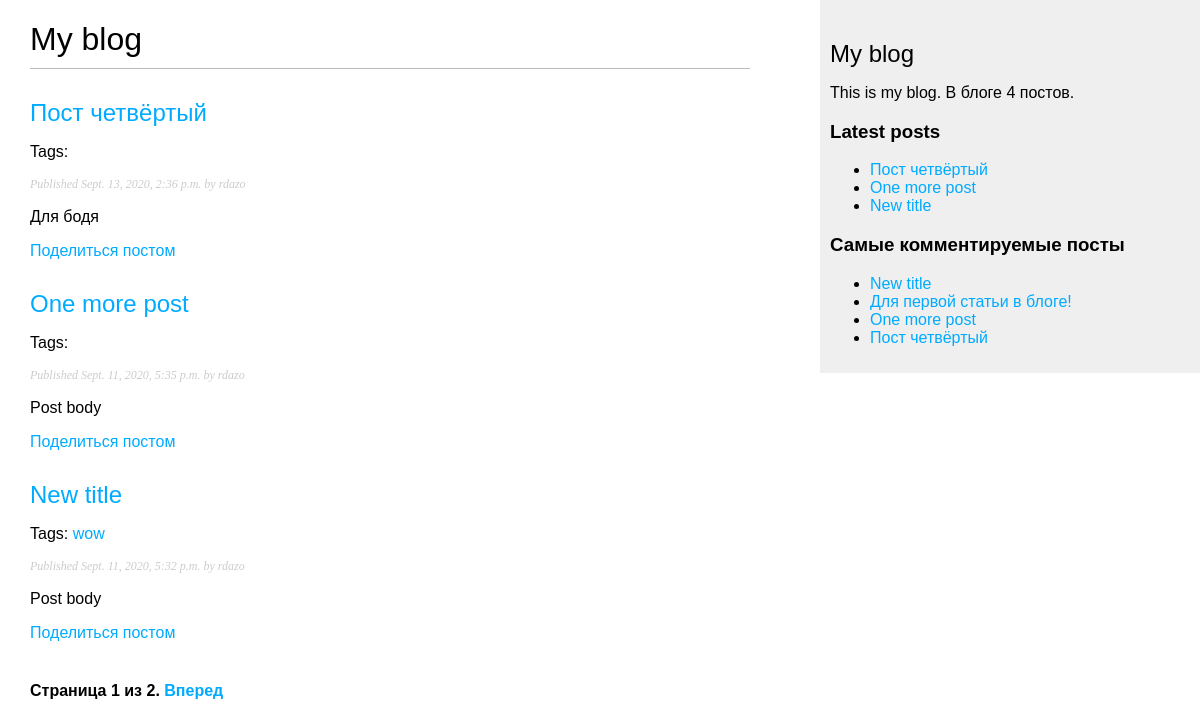
The page /blog/ on the database as committed earlier.
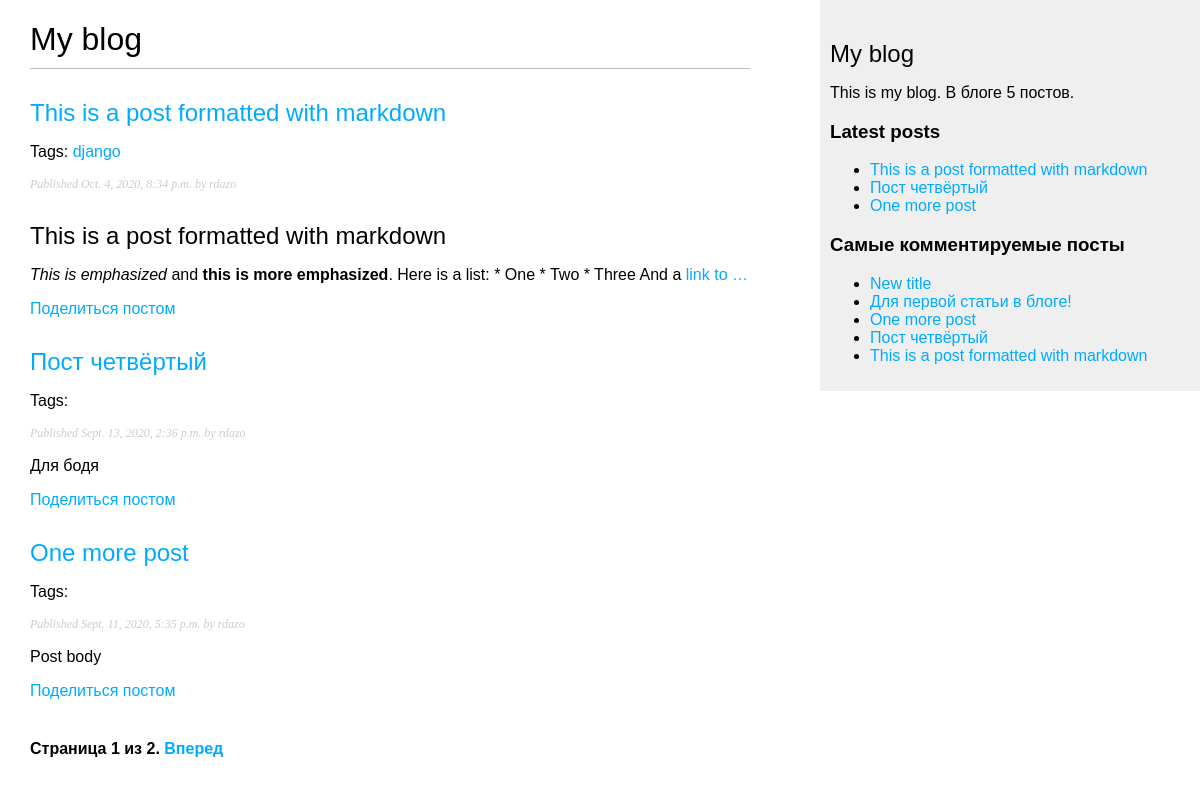
The same page on the database as committed later.
### blog/models.py (models this page shows, shortened)
class Post(models.Model):
    STATUS_CHOICES = (
        ('draft', 'Draft'),
        ('published', 'Published'),
    )
    title = models.CharField(max_length=250)
    slug = models.SlugField(max_length=250, unique_for_date='publish')
    author = models.ForeignKey(User, on_delete=models.CASCADE, related_name='blog_posts')
    body = models.TextField()
    publish = models.DateTimeField(default=timezone.now)
    created = models.DateTimeField(auto_now_add=True)
    updated = models.DateTimeField(auto_now=True)
    status = models.CharField(max_length=10, choices=STATUS_CHOICES, default='draft')
    objects = models.Manager()  # Менеджер по умолчанию.
    published = PublishedManager()  # Новый менеджер.
    tags = TaggableManager()
    class Meta:
        ordering = ('-publish',)
    def get_absolute_url(self):
        return reverse(
            'blog:post_detail', args=[self.publish.year, self.publish.month, self.publish.day, self.slug]
        )

### blog/views.py (the view)
# urls.py: path('', views.post_list, name='post_list'),
def post_list(request, tag_slug=None):
    object_list = Post.published.all()
    tag = None
    if tag_slug:
        tag = get_object_or_404(Tag, slug=tag_slug)
        object_list = object_list.filter(tags__in=[tag])
    paginator = Paginator(object_list, 3)
    page = request.GET.get('page')
    try:
        posts = paginator.page(page)
    except PageNotAnInteger:
        posts = paginator.page(1)
    except EmptyPage:
        posts = paginator.page(paginator.num_pages)
    return render(request, 'blog/post/list.html', {'page': page, 'posts': posts, 'tag': tag})

### blog/models.py (called while the page is built)
    def get_queryset(self):
        return super().get_queryset().filter(status='published')

### blog/templatetags/blog_tags.py (called while the page is built)
@register.simple_tag
def total_posts():
    return Post.published.count()

@register.inclusion_tag('blog/post/latest_posts.html')
def show_latest_posts(count=5):
    latest_posts = Post.published.order_by('-publish')[:count]
    return {'latest_posts': latest_posts}

@register.simple_tag
def get_most_commented_posts(count=5):
    return Post.published.annotate(total_comments=Count('comments')).order_by('-total_comments')[:count]

@register.filter(name='markdown')
def markdown_format(text):
    return mark_safe(markdown.markdown(text))

### blog/templates/blog/post/list.html (shortened to what this page needs)
{% extends "blog/base.html" %}
{% load blog_tags %}
{% block content %}
    <h1>My blog</h1>
    {% for post in posts %}
        <h2>
            <a href="{{ post.get_absolute_url }}">{{ post.title }}</a>
        </h2>
        <p class="tags">
            Tags:
            {% for tag in post.tags.all %}
                <a href="{% url 'blog:post_list_by_tag' tag.slug %}">
                    {{ tag.name }}
                </a>
            {% endfor %}
        </p>
        <p class="date">Published {{ post.publish }} by {{ post.author }}</p>
        {{ post.body|markdown|truncatewords_html:30 }}
        <p>
            <a href="{% url 'blog:post_share' post.id %}">Поделиться постом</a>
        </p>
    {% endfor %}
    {% include "pagination.html" with page=posts %}
{% endblock %}

### blog/templates/blog/base.html (shortened to what this page needs)
<!DOCTYPE html>
{% load blog_tags %}
{% load static %}
<html lang="en">
<head>
    <link href='{% static "css/blog.css" %}' rel="stylesheet">
</head>
<body>
    <div id="content">
        {% block content %}{% endblock %}
    </div>
    <div id="sidebar">
        <h2>My blog</h2>
        <p>This is my blog. В блоге {% total_posts %} постов.</p>
        <h3>Latest posts</h3>
        {% show_latest_posts 3 %}
        <h3>Самые комментируемые посты</h3>
        {% get_most_commented_posts as most_commented %}
        <ul>
            {% for post in most_commented %}
                <li><a href="{{ post.get_absolute_url }}">{{ post.title }}</a></li>
            {% endfor %}
        </ul>
    </div>
</body>
</html>

### blog/templates/blog/post/latest_posts.html
<ul>
{% for post in latest_posts %}
<li><a href="{{ post.get_absolute_url }}">{{ post.title }}</a></li>
{% endfor %}
</ul>

Rows that differ between the two databases and show on the page:
no longer on one of the page's lists (row unchanged): Post: title "New title", publish "Sept. 11, 2020, 5:32 p.m.", author "rdazo", body "Post body"
added Post: title "This is a post formatted with markdown", publish "Oct. 4, 2020, 8:34 p.m.", author "rdazo", body "This is a post formatted with markdown This is emphasized and this is more emphasized . Here is a list: * One * Two * Three And a link to …"
now on this page (row unchanged): Tag: name "django", shown under "This is a post formatted with markdown"
computed for Post "New title": loses Tag (name "wow")
Other text that changed with them:
text no longer shown: "4"
text now shown: "5"
